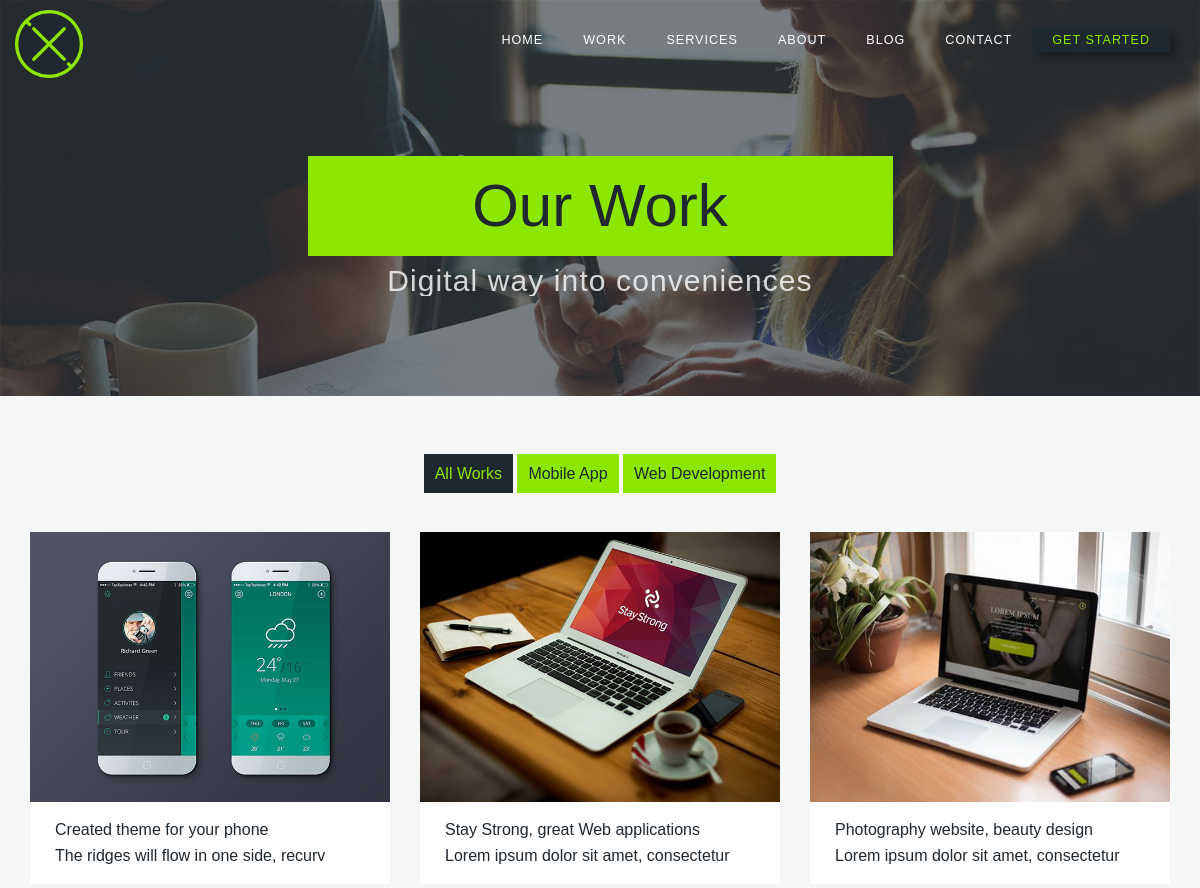
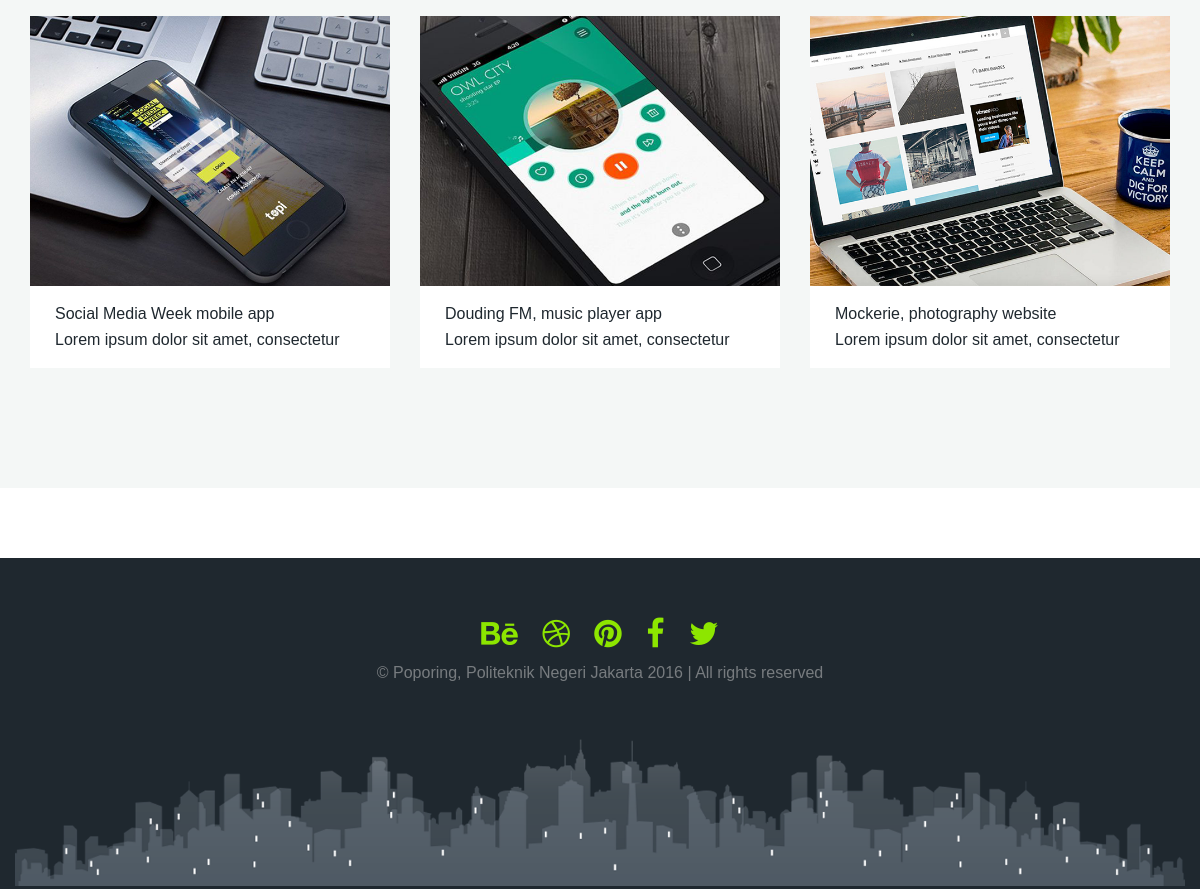
The app's page /work with its own data (2 pictures, top to bottom).
### tables this page shows
CREATE TABLE `work` (
  `id_work` int(11) NOT NULL,
  `title_work` varchar(255) NOT NULL,
  `unique_title_work` varchar(255) NOT NULL,
  `date_time_work` timestamp NOT NULL DEFAULT CURRENT_TIMESTAMP ON UPDATE CURRENT_TIMESTAMP,
  `desc_work` text NOT NULL,
  `category_work` varchar(50) NOT NULL,
  `category_detail_work` varchar(100) NOT NULL,
  `images_work` varchar(100) NOT NULL
);

### application/controllers/pages.php (called while the page is built, shortened)
<?php
class Pages extends CI_Controller {
	public function view($page = 'home') {
        $data['title'] = ucfirst($page);
        switch($page){
            case 'work';
                $data['pages'] = 'work';
            break;
      	}
        $this->load->view('masterpages/header', $data);
        $this->load->view('pages/'.$page, $data);
        $this->load->view('masterpages/footer', $data);
	}
}

### index.php (called while the page is built, shortened)
<?php
require_once BASEPATH.'core/CodeIgniter.php';

### application/views/pages/work.php (the view, shortened to what this page needs)
<section class="work wow fadeInDown" data-wow-duration="1000ms" data-wow-delay="500ms">
	<div class="container-fluid">
		<div class="row">
            <ul class="work-filter text-center">
                <li><a class="active" href="#" data-filter="*">All Works</a></li>
                <li><a class="btn-filter" href="#" data-filter=".mobileapp">Mobile App</a></li>
                <li><a class="btn-filter" href="#" data-filter=".webapp">Web Development</a></li>
            </ul>
		<div class="work-items">
            <?php
            $query_work = $this->db->query("SELECT * FROM `work`");
            foreach ($query_work->result() as $data) {
                ?>
                <div class="work-item <?php echo $data->category_work; ?> col-lg-4 col-sm-6 col-xs-12">
                    <a href="<?php echo base_url();?>work/detail/<?php echo $data->unique_title_work;?>">
                        <div class="recent-work-wrap">
                            <figure class="figure-work">
                                <img class="img-responsive" src="<?php echo base_url($data->images_work);?>" alt="">
                            </figure>
                            <div class="desc-work">
                                <h2><?php echo $data->title_work;?></h2>
                                <p><?php echo substr($data->desc_work,0,40);?></p>
                            </div>
                        </div>
                    </a>
                </div>
                <?php
            }
            ?>
        </div>
		</div>
	</div>
</section>

### records on screen
work: images_work (picture), title_work "Created theme for your phone", desc_work "The ridges will flow in one side, recurv"
work: images_work (picture), title_work "Stay Strong, great Web applications", desc_work "Lorem ipsum dolor sit amet, consectetur"
work: images_work (picture), title_work "Photography website, beauty design", desc_work "Lorem ipsum dolor sit amet, consectetur"
work: images_work (picture), title_work "Social Media Week mobile app", desc_work "Lorem ipsum dolor sit amet, consectetur"
work: images_work (picture), title_work "Douding FM, music player app", desc_work "Lorem ipsum dolor sit amet, consectetur"
work: images_work (picture), title_work "Mockerie, photography website", desc_work "Lorem ipsum dolor sit amet, consectetur"
